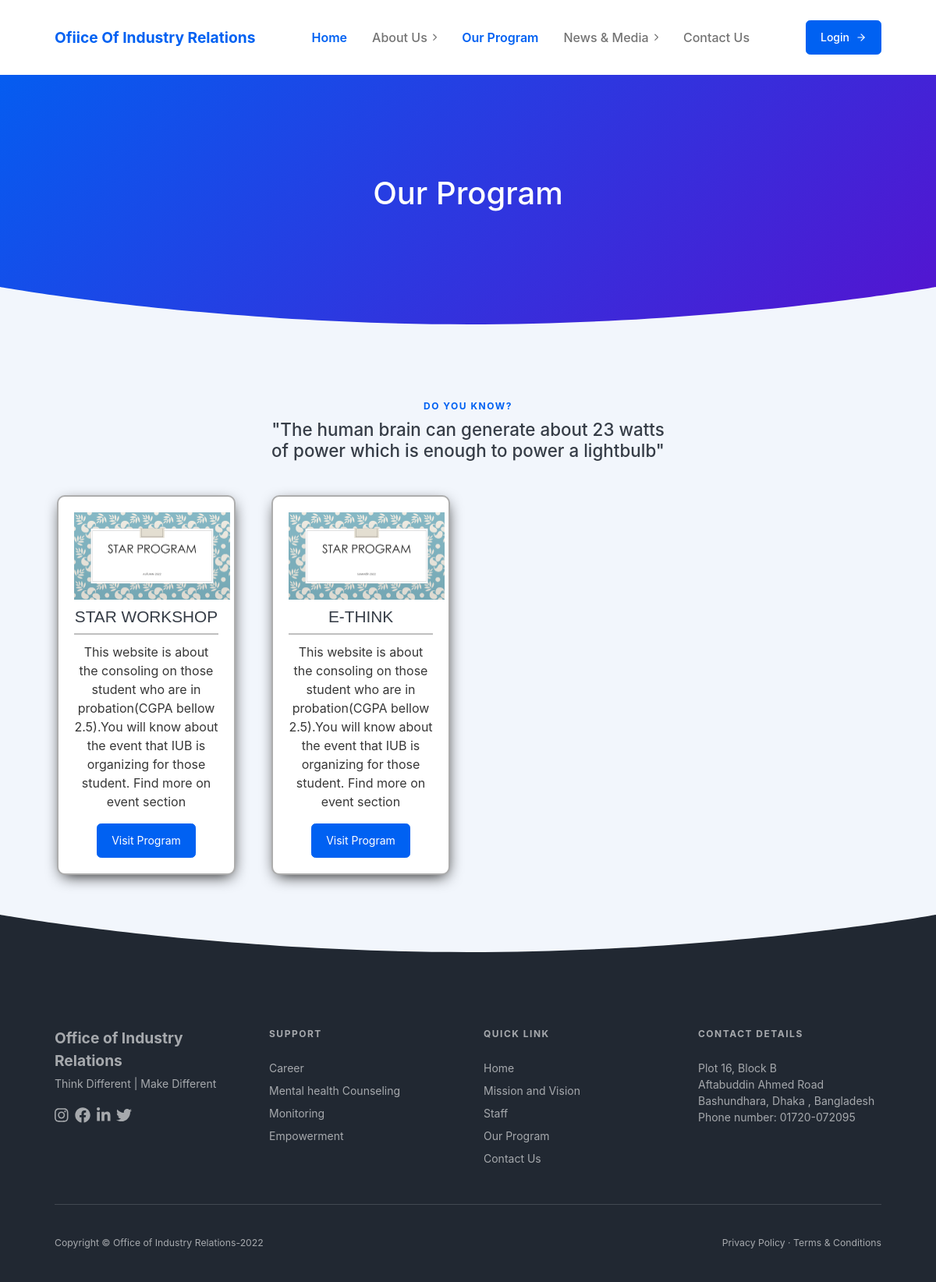
Screenshot of /program.php with the database file from the repository.
### tables this page shows
CREATE TABLE `program` (
  `id` varchar(10) NOT NULL,
  `name` varchar(20) NOT NULL,
  `description` varchar(200) NOT NULL,
  `image` varchar(50) NOT NULL,
  `link` varchar(100) NOT NULL
);

### program.php (the view, shortened to what this page needs)
<!DOCTYPE html>
<html lang="en">
    <head>
        <link href="css/styles.css" rel="stylesheet" />
        <link rel="stylesheet"href="css/custom_style.css"type="text/css"/>
        <link rel="stylesheet" href="https://unpkg.com/aos@next/dist/aos.css" />
    </head>
    <body>
        <div id="layoutDefault">
            <div id="layoutDefault_content">
                <main>
                    <nav class="navbar navbar-marketing navbar-expand-lg bg-white navbar-light fixed-top">
                        <div class="container px-5">
                            <a class="navbar-brand text-primary" href="index.html"> Ofiice Of Industry Relations</a>
                            <div class="collapse navbar-collapse" id="navbarSupportedContent">
                                <ul class="navbar-nav ms-auto me-lg-5">
                                    <li class="nav-item"><a class="nav-link" href="index.html">Home</a></li>
                                    <li class="nav-item dropdown no-caret">
                                        <a class="nav-link dropdown-toggle" id="navbarDropdownDocs" href="#" role="button" data-bs-toggle="dropdown" aria-haspopup="true" aria-expanded="false">
                                            About Us
                                            <i class="fas fa-chevron-right dropdown-arrow"></i>
                                        </a>
                                    </li>
                                    <li class="nav-item"><a class="nav-link active" href="program.php">Our Program</a></li>
                                    <li class="nav-item dropdown no-caret">
                                        <a class="nav-link dropdown-toggle" id="navbarDropdownDocs" href="#" role="button" data-bs-toggle="dropdown" aria-haspopup="true" aria-expanded="false">
                                            News & Media
                                            <i class="fas fa-chevron-right dropdown-arrow"></i>
                                        </a>
                                    </li>
                                    <li class="nav-item"><a class="nav-link" href="contact.php">Contact Us</a></li>
                                </ul>
                                <a class="btn fw-500 ms-lg-4 btn-primary" href="login.php">
                                    Login
                                    <i class="ms-2" data-feather="arrow-right"></i>
                                </a>
                            </div>
                        </div>
                    </nav>
                    <header class="page-header-ui page-header-ui-dark bg-gradient-primary-to-secondary">
                        <div class="page-header-ui-content pt-10">
                            <div class="container px-5 text-center">
                                <div class="row gx-5 justify-content-center">
                                    <div class="col-lg-8">
                                        <h1 class="page-header-ui-title mb-3">Our Program</h1>
                                    </div>
                                </div>
                            </div>
                        </div>
                        <div class="svg-border-rounded text-light">
                            <svg xmlns="http://www.w3.org/2000/svg" viewBox="0 0 144.54 17.34" preserveAspectRatio="none" fill="currentColor"><path d="M144.54,17.34H0V0H144.54ZM0,0S32.36,17.34,72.27,17.34,144.54,0,144.54,0"></path></svg>
                        </div>
                    </header>
                    <section class="bg-light py-10">
                        <div class="container px-5">
                            <div class="row gx-5 justify-content-center">
                                <div class="col-lg-6">
                                    <div class="text-center">
                                        <div class="text-xs text-uppercase-expanded text-primary mb-2">DO YOU KNOW?</div>
                                        <h2 class="mb-5"> "The human brain can generate about 23 watts of power which  is enough to power a lightbulb"</h2>
                                    </div>
                                </div>
                            </div>
                            <div class="row gx-5">
                                    <?php
                                    include_once 'php/conn.php';
                                    $query = $mysqli->query("SELECT * FROM program ORDER BY id DESC");
                                    if($query->num_rows > 0){
                                    while($row = $query->fetch_assoc()){
                                    $imageURL = 'images/'.$row["image"];
                                    $name = $row["name"];
                                    $descrip = $row["description"];
                                    $link = $row["link"];
                                    ?>
                                    <div id="singleBlock"class="col-md-3">
                                        <div id="innerBlock">
                                        <img src="<?php echo $imageURL; ?>"/>
                                        <div id="blockTitle"><h3><?php echo $name; ?><h3></div>
                                        <div id="blockContent"><p>
                                             <?php echo $descrip; ?>
                                        </p> </div>
                                        <a href="<?php echo $link; ?>">
                                            <button class="btn btn-primary " type="button">Visit Program</button>
                                        </a>
                                        </div>
                                    </div>
                                    <?php }
                                    }else{ ?>
                                        <p>No program found...</p>
                                    <?php } ?>
                            </div>
                        </div>
                        <div class="svg-border-rounded text-dark">
                            <svg xmlns="http://www.w3.org/2000/svg" viewBox="0 0 144.54 17.34" preserveAspectRatio="none" fill="currentColor"><path d="M144.54,17.34H0V0H144.54ZM0,0S32.36,17.34,72.27,17.34,144.54,0,144.54,0"></path></svg>
                        </div>
                    </section>
                </main>
            </div>
            <div id="layoutDefault_footer">
                <footer class="footer pt-10 pb-5 mt-auto bg-dark footer-dark">
                    <div class="container px-5">
                        <div class="row gx-5">
                            <div class="col-lg-3">
                                <div class="footer-brand">Office of Industry Relations </div>
                                <div class="mb-3">Think Different | Make Different</div>
                                <div class="icon-list-social mb-5">
                                    <a class="icon-list-social-link" href=""><i class="fab fa-instagram"></i></a>
                                    <a class="icon-list-social-link" href=""><i class="fab fa-facebook"></i></a>
                                    <a class="icon-list-social-link" href=""><i class="fab fa-linkedin-in"></i></a>
                                    <a class="icon-list-social-link" href=""><i class="fab fa-twitter"></i></a>
                                </div>
                            </div>
                            <div class="col-lg-9">
                                <div class="row gx-5">
                                    <div class="col-lg-4 col-md-6 mb-5 mb-lg-0">
                                        <div class="text-uppercase-expanded text-xs mb-4">Support</div>
                                        <ul class="list-unstyled mb-0">
                                            <li class="mb-2"><a href="#!">Career</a></li>
                                            <li class="mb-2"><a href="#!">Mental health Counseling</a></li>
                                            <li class="mb-2"><a href="#!">Monitoring</a></li>
                                            <li><a href="#!">Empowerment</a></li>
                                        </ul>
                                    </div>
                                    <div class="col-lg-4 col-md-6 mb-5 mb-lg-0">
                                        <div class="text-uppercase-expanded text-xs mb-4">Quick Link</div>
                                        <ul class="list-unstyled mb-0">
                                            <li class="mb-2"><a href="index.html">Home</a></li>
                                            <li class="mb-2"><a href="about-us/mission-vision.html">Mission and Vision</a></li>
                                            <li class="mb-2"><a href="about-us/staff.html">Staff</a></li>
                                            <li class="mb-2"><a href="program.html">Our Program</a></li>
                                            <li class="mb-2"><a href="contact.html">Contact Us</a></li>
                                        </ul>
                                    </div>
                                    <div class="col-lg-4 col-md-6">
                                        <div class="text-uppercase-expanded text-xs mb-4">Contact Details</div>
                                        <p>Plot 16, Block B<br>Aftabuddin Ahmed Road<br> Bashundhara, Dhaka , Bangladesh <br>Phone number: 01720-072095</p>
                                    </div>
                                </div>
                            </div>
                        </div>
                        <hr class="my-5" />
                        <div class="row gx-5 align-items-center">
                            <div class="col-md-6 small">Copyright &copy; Office of Industry Relations-2022</div>
                            <div class="col-md-6 text-md-end small">
                                <a href="#!">Privacy Policy</a>
                                &middot;
                                <a href="#!">Terms &amp; Conditions</a>
                            </div>
                        </div>
                    </div>
                </footer>
            </div>
        </div>
    </body>
</html>

### css/custom_style.css (style rules this page uses)
div#innerBlock { background: white; margin: 3px; padding:20px; border:2px solid #00000052; box-shadow: 1px 6px 20px -6px black; text-align:center; border-radius: 10px; }
#blockTitle { font-family:arial;border-bottom:2px solid #00000040;margin-bottom:10px }
#innerBlock img { width:200px;margin-bottom:10px }
#innerBlock p { color: #000000c9; }

### rows the page displays
program: image (picture), name "STAR WORKSHOP", description "This website is about the consoling on those student who are in probation(CGPA bellow 2.5).You will know about the event that IUB is organizing for those student. Find more on event section"
program: image (picture), name "E-THINK", description "This website is about the consoling on those student who are in probation(CGPA bellow 2.5).You will know about the event that IUB is organizing for those student. Find more on event section"
